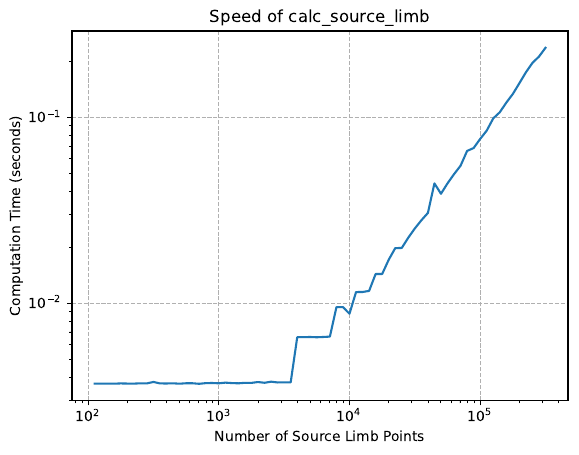

The script that saved this image:
import jax
import numpy as np
import jax.numpy as jnp
from jax import jit, lax
from microjax.point_source import _images_point_source
from microjax.inverse_ray.merge_area import calc_source_limb, determine_grid_regions
import time
jax.config.update("jax_enable_x64", True)

w_center = jnp.complex128(-0.14 - 0.1j)
s = 1.0
q = 0.1
a = 0.5 * s
e1 = q / (1.0 + q)
_params = {"a": a, "e1": e1, "q": q, "s": s}
rho = 1e-3

Nlimbs = jnp.int_(10**jnp.arange(1.5,4.5,0.125))
num_measurements = 10
mean_times = []
std_times = []

for Nlimb in Nlimbs:
    Nlimb = int(Nlimb)
    times = []
    image_limb, mask_limb = calc_source_limb(w_center, rho, Nlimb, **_params)
    image_limb.block_until_ready()
    #r_scan, th_scan = determine_grid_regions(image_limb, mask_limb, rho, offset_r=0.1, offset_th=0.1)
    #r_scan.block_until_ready() 
    for _ in range(num_measurements):
        start = time.time()
        image_limb, mask_limb = calc_source_limb(w_center, rho, Nlimb, **_params)
        image_limb.block_until_ready()
        #r_scan, th_scan = determine_grid_regions(image_limb, mask_limb, rho, offset_r=0.1, offset_th=0.1)
        #r_scan.block_until_ready()
        end = time.time()
        times.append(end - start)
    average_time = np.mean(times)
    std_time = np.std(times)
    print(f"{Nlimb:.1e}: Average Time: {average_time:.5f}, Std Dev: {std_time:.5f}")
    mean_times.append(average_time)
    std_times.append(std_time)

import matplotlib.pyplot as plt
fig = plt.figure()
plt.plot(Nlimbs[1:], mean_times[1:])
plt.xscale("log")
plt.yscale("log")
plt.grid(ls="--")
plt.xlabel("Number of Source Limb Points")
plt.ylabel("Computation Time (seconds)")
plt.title("Speed of calc_source_limb")
plt.savefig('tests/integrate/inverse_ray/figs/speed_calc_source_limb.pdf', bbox_inches="tight")
#plt.title("Speed of determine_grid_regions")
#plt.savefig('tests/integrate/inverse_ray/figs/speed_determine_grid_regions.pdf', bbox_inches="tight")
plt.show()
